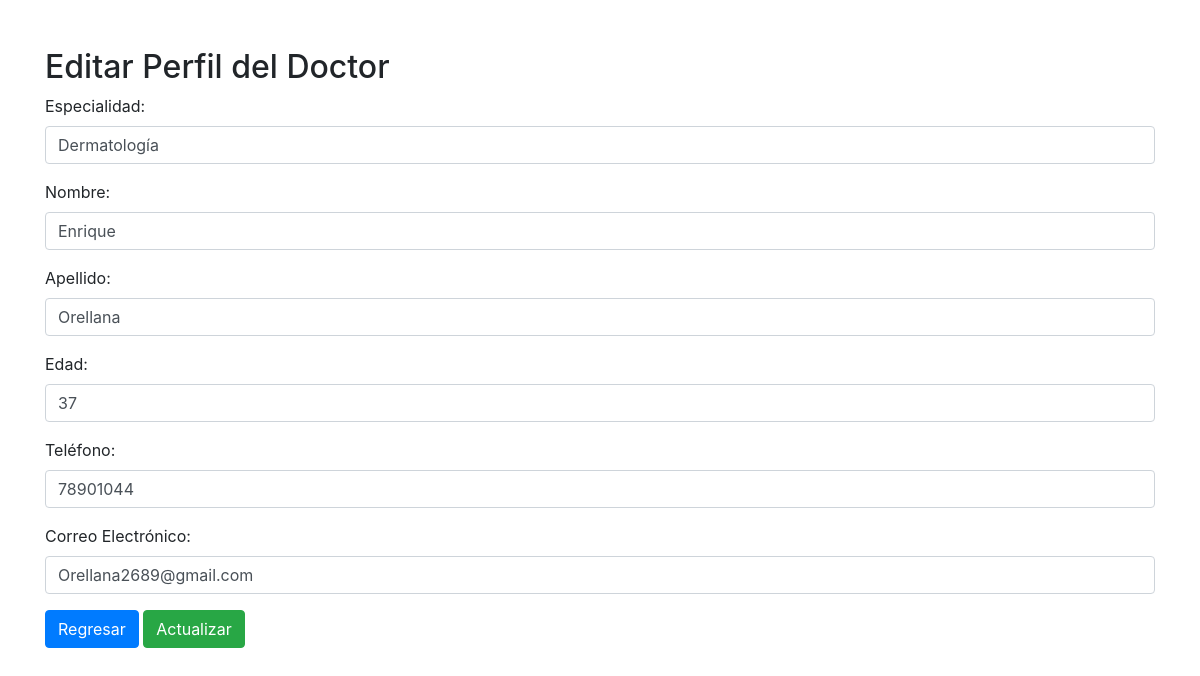
The app's page /View/Admin/CRUD/Form_editar.php?id=2 (signed in) with its own data.
### tables this page shows
CREATE TABLE `doctor` (
  `ID` int(11) NOT NULL,
  `especialidad` varchar(50) NOT NULL,
  `nombre` varchar(20) NOT NULL,
  `apellido` varchar(20) NOT NULL,
  `edad` int(10) NOT NULL,
  `telefono` int(25) NOT NULL,
  `gmail` varchar(30) NOT NULL,
  `usuario` varchar(150) NOT NULL,
  `pass` varchar(150) NOT NULL
);

### View/Admin/CRUD/Form_editar.php (the view, shortened to what this page needs)
<?php
$servername = "localhost";
$username = "root";
$password = "";
$database = "usuarios";
$conn = new mysqli($servername, $username, $password, $database);
$id = isset($_GET['id']) ? $_GET['id'] : (isset($_POST['id']) ? $_POST['id'] : null);
 $stmt = $conn->prepare("SELECT * FROM doctor WHERE ID = ?");
 $stmt->bind_param("i", $id);
 $stmt->execute();
 $result = $stmt->get_result();
 if($row = $result->fetch_assoc()){
 }else{
    echo "No hay ningun usuario registrado en el sistema.";
 }
?>
<!DOCTYPE html>
<html lang="es">
<head>
    <link href="https://stackpath.bootstrapcdn.com/bootstrap/4.5.2/css/bootstrap.min.css" rel="stylesheet">
</head>
<body>
    <div class="container mt-5">
        <h2>Editar Perfil del Doctor</h2>
        <form action="modificar.php" method="post">
            <div class="form-group">
                <label for="especialidad">Especialidad:</label>
                <input type="text" class="form-control" id="especialidad" name="especialidad" value="<?php echo htmlspecialchars($row['especialidad']); ?>">
            </div>
            <div class="form-group">
                <label for="nombre">Nombre:</label>
                <input type="text" class="form-control" id="nombre" name="nombre" value="<?php echo htmlspecialchars($row['nombre']); ?>">
            </div>
            <div class="form-group">
                <label for="apellido">Apellido:</label>
                <input type="text" class="form-control" id="apellido" name="apellido" value="<?php echo htmlspecialchars($row['apellido']); ?>">
            </div>
            <div class="form-group">
                <label for="edad">Edad:</label>
                <input type="number" class="form-control" id="edad" name="edad" value="<?php echo htmlspecialchars($row['edad']); ?>">
            </div>
            <div class="form-group">
                <label for="telefono">Teléfono:</label>
                <input type="text" class="form-control" id="telefono" name="telefono" value="<?php echo htmlspecialchars($row['telefono']); ?>">
            </div>
            <div class="form-group">
                <label for="email">Correo Electrónico:</label>
                <input type="email" class="form-control" id="email" name="email" value="<?php echo htmlspecialchars($row['gmail']); ?>">
            </div>
            <a href="Crud.php" class="btn btn-primary">Regresar</a>
            <button type="submit" class="btn btn-success">Actualizar</button>
        </form>
    </div>
</body>
</html>

### records on screen
doctor: especialidad "Dermatología", nombre "Enrique", apellido "Orellana", edad "37", telefono "78901044", email "Orellana2689@gmail.com"
